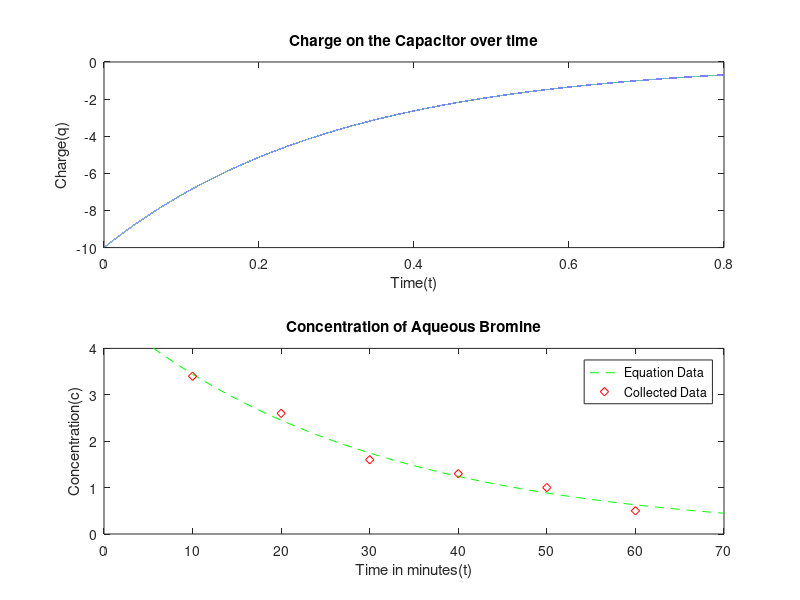

The MATLAB source for this figure:
%Homework 2
%Aug 27th 2017
%Tomas Martinez 830896830

%% Problem 1

clear 
clc
close all

q_0=10;
R=60;
L=9;
C=.00005;
t_i=0;
t_f=0.8;

t=t_i:0.00001:t_f;

q=(q_0)*(exp((-R*t)/(2*L))).*cos(sqrt((1/(L*C))-((R/(2*L))^2)*t));

subplot(2,1,1)
plot(t,q)
title('Charge on the Capacitor over time')
xlabel('Time(t)')
ylabel('Charge(q)')

q2=(q_0)*(exp((-R*t)/(2*L))).*cos(sqrt((1/(L*(C*10)))-((R/(2*L))^2)*t));
subplot(2,1,2)
plot(t,q2)
ylim([-10 0])
title('Charge on the Capacitor over Time With Higher Capacitance')
xlabel('Time(t)')
ylabel('Charge(q)')

%When the capacitance went up the initial charge was more positive because
%in the equation V=Q/C where V is voltage Q is charge and C is capacitance,
%when increasing C you will end up also increasing the charge. 

%% Problem 2 

clear
clc
close all

%concentration (c) versus time (t) for the photodegradation
%of aqueous bromine

%data
D=[10 3.4;20 2.6;30 1.6;40 1.3;50 1.0;60 0.5];
t1=D(:,1);
c1=D(:,2);


%equation
t2=0:1:70;
c2=4.84*exp(-0.034*t2);

plot(t2,c2,'--g',t1,c1,'rd')
ylim([0 4])
title('Concentration of Aqueous Bromine')
xlabel('Time in minutes(t)')
ylabel('Concentration(c)')
legend('Equation Data','Collected Data')






